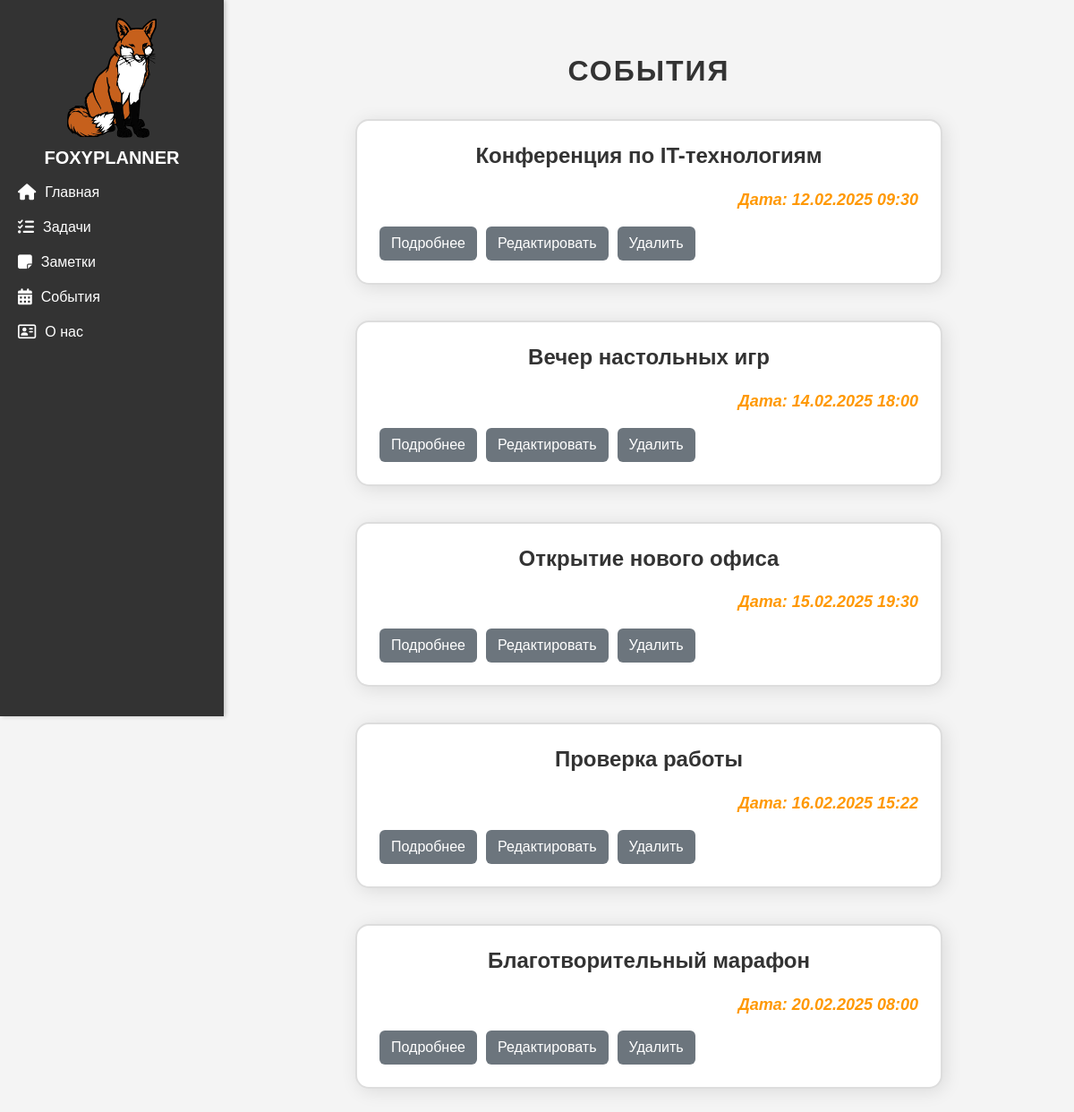
/events/ (upper part), run on an earlier commit of the app's database.
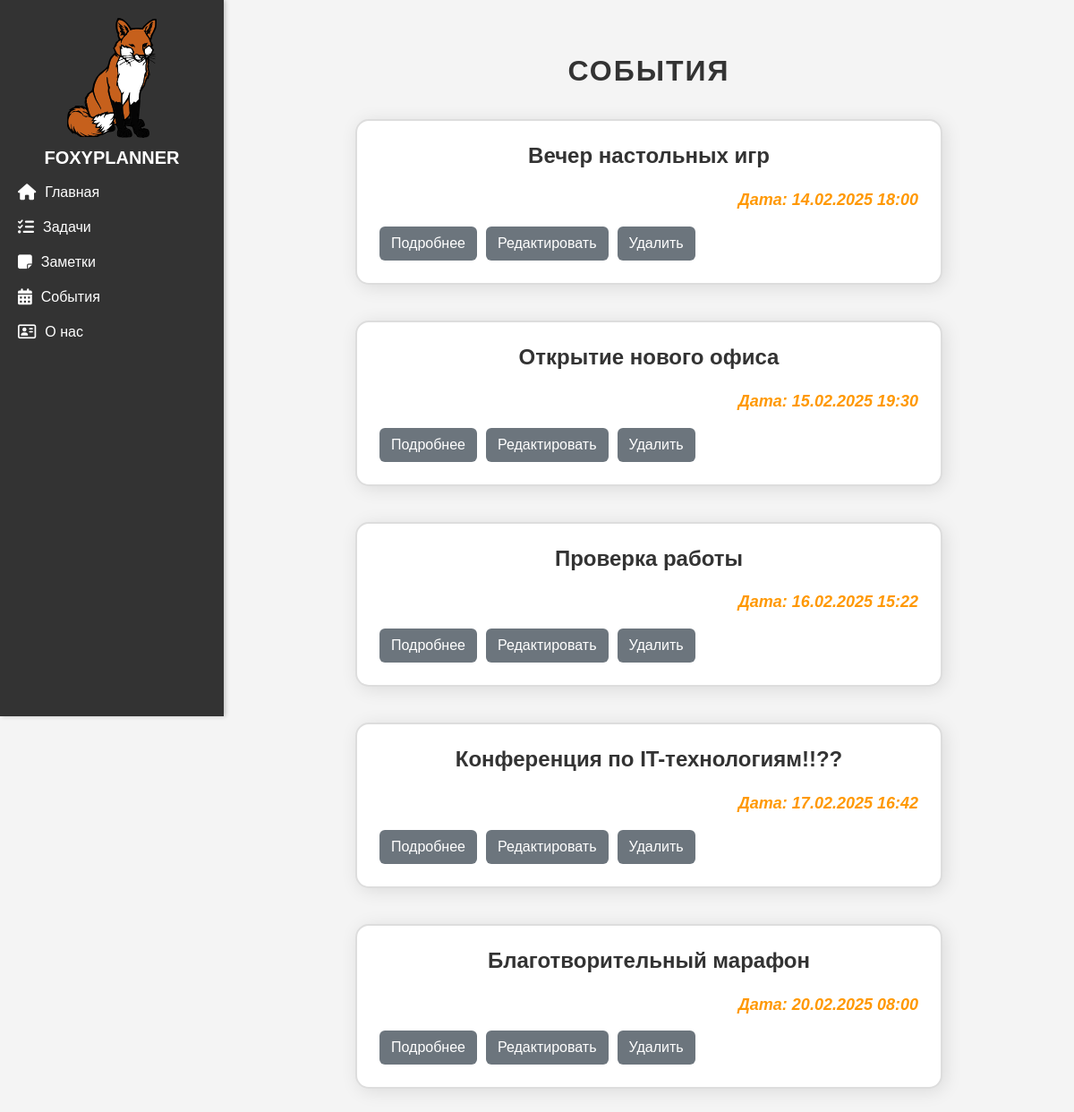
And on a later commit of the database.
### events/models.py (models this page shows, shortened)
class Articles(models.Model):
    title = models.CharField(max_length=200, verbose_name="Название события")
    description = models.TextField(verbose_name="Полное описание")
    published_date = models.DateTimeField(verbose_name="Дата публикации")
    class Meta:
        verbose_name = "Событие"
        verbose_name_plural = "События"

### events/views.py (the view)
# urls.py: path('', views.events_home, name='events_home'),
def events_home(request):
    events = Articles.objects.order_by('published_date')
    return render(request, 'events/events_home.html', {'events': events})

### events/templates/events/events_home.html (shortened to what this page needs)
{% extends 'main/layout.html'%}
{% block content %}
<h1>События</h1>
{% if events%}
<div class="events-container">
    {% for el in events %}
    <div class="article-container">
        <h3 class="article-title">{{ el.title }}</h3>
        <p class="article-date">Дата: {{ el.published_date|date:"d.m.Y H:i" }}</p>
         <div class="event-buttons">
            <a href="{% url 'event_detail' el.id %}" class="btn btn-detail">Подробнее</a>
            <a href="{% url 'event_update' el.id %}" class="btn btn-edit">Редактировать</a>
            <a href="{% url 'event_delete' el.id %}" class="btn btn-delete">Удалить</a>
        </div>
    </div>
    {% endfor %}
</div>
{% else %}
<p>У вас нет записей!</p>
{% endif %}
{% endblock %}

What changed in the data, as far as the page shows it:
changed Articles: title "Конференция по IT-технологиям" → "Конференция по IT-технологиям!!??"; published_date "12.02.2025 09:30" → "17.02.2025 16:42"; moves down the list
